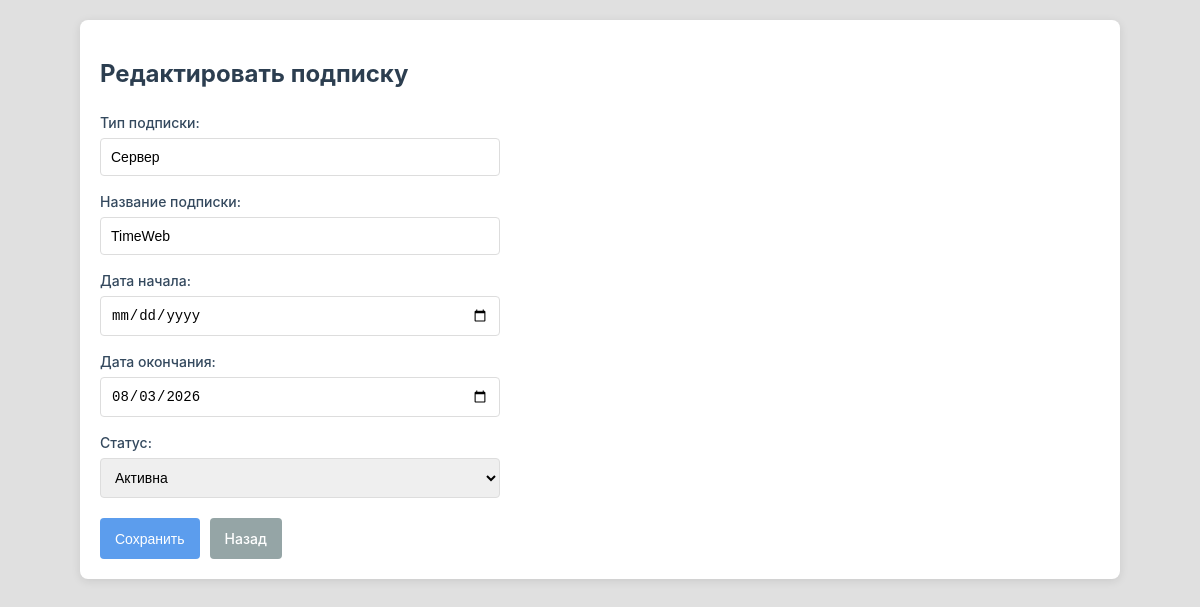
The app's page /subscription/edit/c91fc7d1-c9d0-4db4-926d-4ab9e900ee01 with its own data.
### tables this page shows
CREATE TABLE subscriptions
                 (id TEXT PRIMARY KEY,
                  type TEXT NOT NULL,
                  name TEXT NOT NULL,
                  start_date TEXT,
                  end_date TEXT NOT NULL,
                  status TEXT NOT NULL);

### subscriptions_service.py (the view, shortened to what this page needs)
@app.route('/subscription/edit/<id>', methods=['GET', 'POST'])
def edit_subscription(id):
    conn = sqlite3.connect('subscriptions.db')
    c = conn.cursor()
    c.execute('SELECT * FROM subscriptions WHERE id = ?', (id,))
    subscription = c.fetchone()
    if not subscription:
        conn.close()
        flash('Подписка не найдена!', 'danger')
        return redirect(url_for('index'))
    subscription_data = {
        'id': subscription[0], 'type': subscription[1], 'name': subscription[2],
        'start_date': subscription[3], 'end_date': subscription[4], 'status': subscription[5].strip().lower()
    }
    conn.close()
    return render_template('edit_subscription.html', subscription=subscription_data)

### templates/edit_subscription.html (shortened to what this page needs)
<!DOCTYPE html>
<html lang="ru">
<head>
    <link rel="stylesheet" href="{{ url_for('static', filename='style.css') }}">
</head>
<body>
    <div class="container">
        <h1>Редактировать подписку</h1>
        <form method="post">
            <div class="form-group">
                <label for="type">Тип подписки:</label>
                <input type="text" id="type" name="type" value="{{ subscription.type }}" required>
            </div>
            <div class="form-group">
                <label for="name">Название подписки:</label>
                <input type="text" id="name" name="name" value="{{ subscription.name }}" required>
            </div>
            <div class="form-group">
                <label for="start_date">Дата начала:</label>
                <input type="date" id="start_date" name="start_date" value="{{ subscription.start_date or '' }}">
            </div>
            <div class="form-group">
                <label for="end_date">Дата окончания:</label>
                <input type="date" id="end_date" name="end_date" value="{{ subscription.end_date }}" required>
            </div>
            <div class="form-group">
                <label for="status">Статус:</label>
                <select id="status" name="status" required>
                    <option value="active" {% if subscription.status == 'active' %}selected{% endif %}>Активна</option>
                </select>
            </div>
            <div class="button-group">
                <button type="submit" class="btn btn-primary">Сохранить</button>
                <a href="{{ url_for('index') }}" class="btn btn-secondary">Назад</a>
            </div>
        </form>
    </div>
</body>
</html>

### static/style.css (style rules this page uses)
body { font-family: -apple-system, BlinkMacSystemFont, 'Segoe UI', Roboto, sans-serif; background-color: #e0e0e0; color: #333; margin: 0; padding: 20px; line-height: 1.5; }
.container { max-width: 1000px; margin: 0 auto; background: #ffffff; padding: 20px; border-radius: 8px; box-shadow: 0 2px 10px rgba(0, 0, 0, 0.1); }
h1 { font-size: 24px; margin-bottom: 20px; color: #2c3e50; }
.form-group { display: flex; flex-direction: column; margin-bottom: 15px; }
.form-group label { font-size: 14px; margin-bottom: 5px; color: #34495e; font-weight: 500; }
.form-group input, .form-group select, .form-group textarea { padding: 10px; font-size: 14px; border: 1px solid #ddd; border-radius: 4px; width: 100%; max-width: 400px; box-sizing: border-box; transition: all 0.3s; }
.button-group { display: flex; gap: 10px; margin-top: 20px; }
.btn { padding: 10px 15px; font-size: 14px; border: none; border-radius: 4px; cursor: pointer; transition: all 0.3s; text-align: center; text-decoration: none; display: inline-block; font-weight: 500; }
.btn-primary { background-color: #5c9ded; color: #fff; }
.btn-secondary { background-color: #95a5a6; color: #fff; }

### records on screen
subscriptions: type "Сервер", name "TimeWeb", end_date "08/03/2026", status "Активна"
